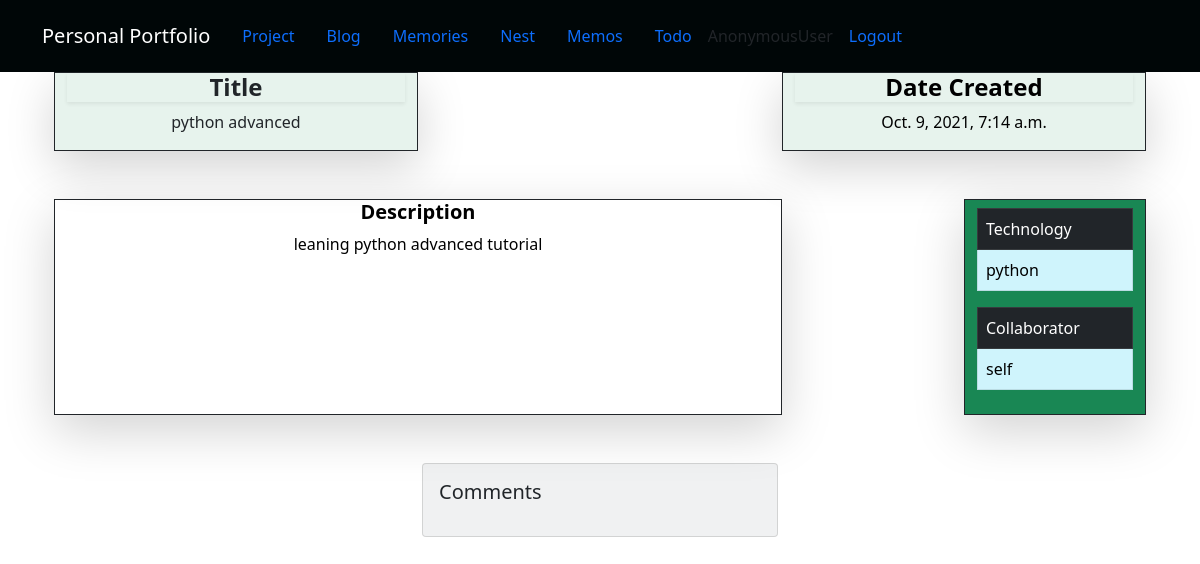
/project/5/, run on an earlier commit of the app's database.
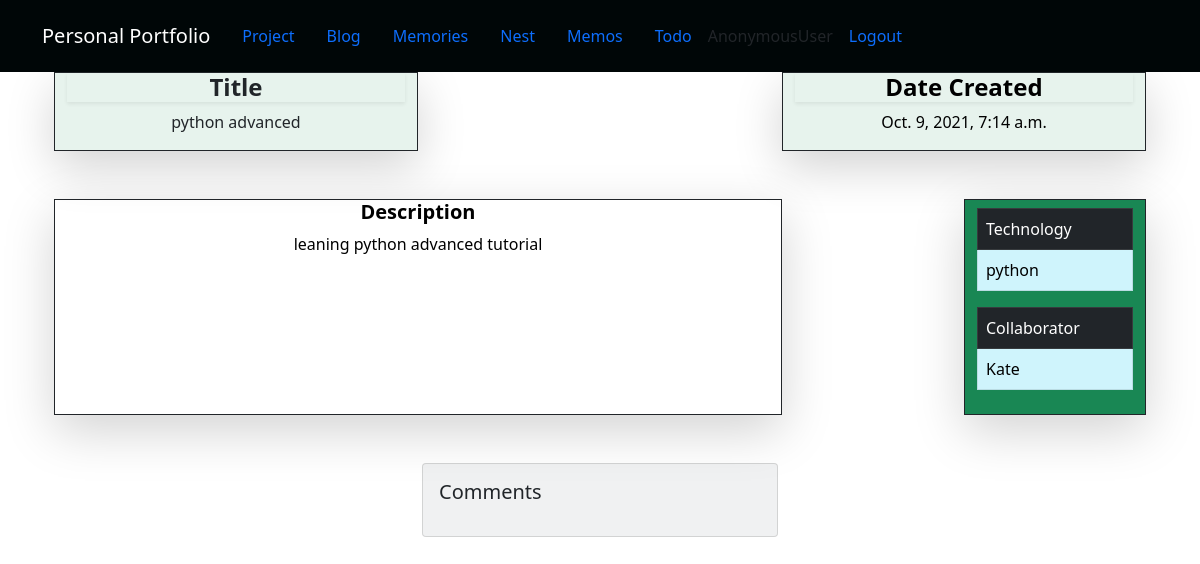
And on a later commit of the database.
### projects/models.py (models this page shows, shortened)
class Project(models.Model):
    title = models.CharField(max_length=100)
    description = models.TextField()
    technology = models.CharField(max_length=20)
    collaborator = models.CharField(null=True,max_length=100)
    comment = models.TextField(null=True, blank=True)
    date_created = models.DateTimeField(default=timezone.now)
    status = models.CharField(null=True, max_length=100)

### projects/views.py (the view)
# urls.py: path("<int:pk>/", views.project_detail, name="project_detail"),
def project_detail(request, pk):
    project = Project.objects.get(pk=pk)
    context = {
        'project': project
    }
    return render(request, 'project_detail.html', context)

### projects/templates/project_detail.html (shortened to what this page needs)
{% extends "base.html" %}
{% load static %}
{% block page_content %}
<div class="container px-4">
    <div class="row gx -5">
        <div class="col-md-4 bg-success bg-opacity-10 border border-dark shadow-lg">
            <div class="text-dark text-center">
                <h4 class="fw-bold shadow-sm"> Title </h4>
                <p> {{ project.title }} </p>
            </div>
        </div>
        <div class="col-md-4 bg-success bg-opacity-10 ms-auto border border-dark shadow-lg">
            <div class="text-black  text-center">
                <h4 class="fw-bold shadow-sm"> Date Created </h4>
                <p> {{ project.date_created }} </p>
            </div>
        </div>
    </div>
    <div class="row py-5">
        <div class="col-md-8 border border-dark shadow-lg" >
            <div class="text-black  text-center">
                <h5 class="fw-bold"> Description </h5>
                <p> {{ project.description}} </p>
            </div>
        </div>
        <div class="col-md-2 ms-auto bg-success bg-opacity-20 border border-dark shadow-lg py-2">
            <table class="table table-bordered border-primary">
                <thead class="table table-dark">
                    <tr>
                        <td> Technology </td>
                    </tr>
                </thead>
                <tbody>
                    <tr class="table-info">
                        <td>{{ project.technology }}</td>
                    </tr>
                </tbody>
            </table>
            <table class="table table-bordered border-primary">
                <thead class="table table-dark">
                    <tr>
                        <td> Collaborator </td>
                    </tr>
                </thead>
                <tbody>
                    <tr class="table-info">
                        <td> {{ project.collaborator }} </td>
                    </tr>
                </tbody>
            </table>
        </div>
    </div>
    <div class="col-md-4 mx-auto">
        <div class="card text-dark bg-secondary bg-opacity-10 mb-3">
            <div class="card-body">
                <h5 class="card-text"> Comments </h5>
            </div>
        </div>
    </div>
</div>
{% endblock %}

### personal_portfolio/templates/base.html (shortened to what this page needs)
<!DOCTYPE html>
<html lang="en">
<head>
</head>
<body>
{% load static %}
<link rel="stylesheet" href="{% static 'css/bootstrap.min.css' %}">
<link rel="stylesheet" href="{% static 'css/bootstrap.css' %}">
<nav class="navbar navbar-expand-lg navbar-dark" style="background-color: #000607;">
    <div class="container">
        <a class="navbar-brand" href="{% url 'base_index' %}" > Personal Portfolio</a>
        <div class="collapse navbar-collapse" id="navbarSupportContent">
            <ul class="navbar nav">
                <li class="nav-item active"><a class="nav-link" href="{% url 'project_index' %}"> Project </a> </li>
                <li class="nav-item"><a class="nav-link" href="{% url 'blog_index' %}"> Blog </a></li>
                <li class="nav-item"><a class="nav-link" href="#"> Memories </a></li>
                <li class="nav-item"><a class="nav-link" href="#"> Nest </a></li>
                <li class="nav-item"><a class="nav-link" href="#"> Memos </a> </li>
                <li class="nav-item"><a class="nav-link" href="#"> Todo </a> </li>
                <li class="nav-item">{{ request.user }} </li>
                <li class="nav-item"> <a class="nav-link" href="{% url 'logout_user' %}"> Logout </a></li>
            </ul>
        </div>
    </div>
</nav>
<div class="container">
{% block page_content %}{% endblock %}
</div>
</body>

What changed in the data, as far as the page shows it:
changed Project "python advanced": collaborator "self" → "Kate"
